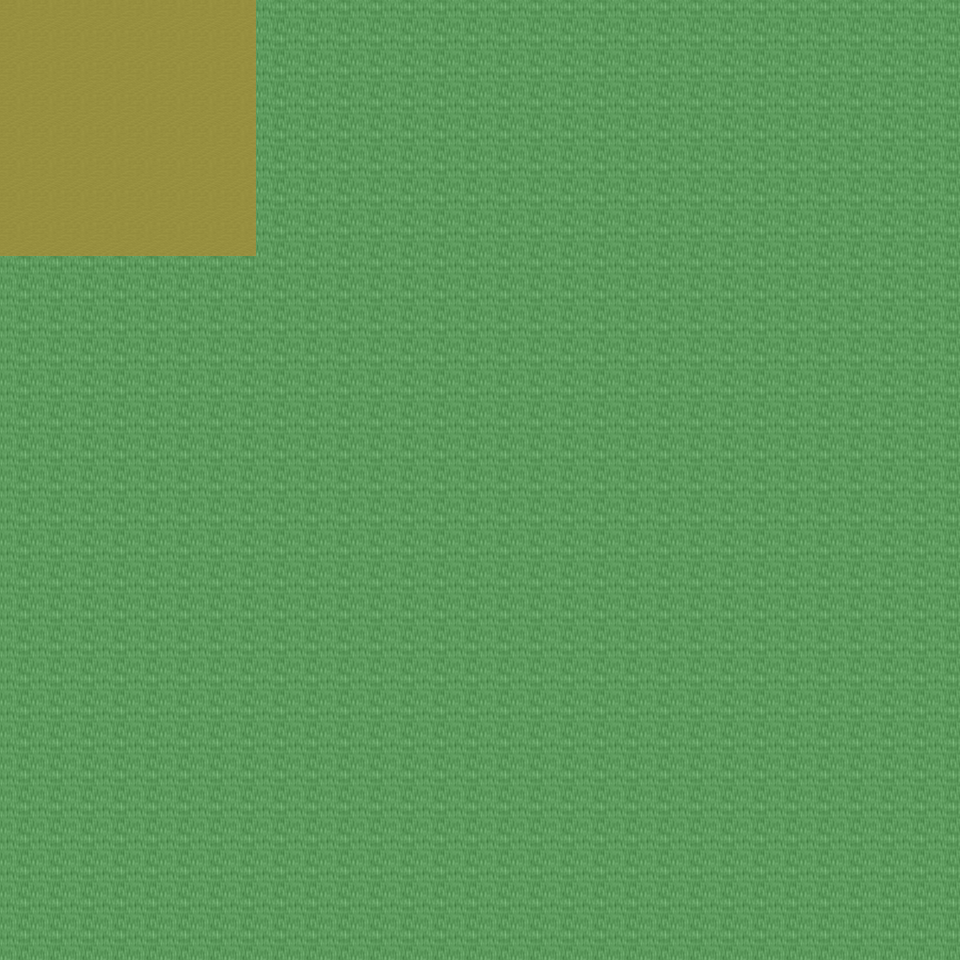

The image is a tile-based game level rendered from a .tmx file. Its description and source (layers, tilesets, objects; grid data summarised) follow:
An orthogonal 30x30 tile map with 32x32 px tiles, 6 tile layers (Ground, Object, Object2, Above, ...), 20 tilesets and 2 objects (2x mapchange).

<map version="1.0" orientation="orthogonal" renderorder="right-down" width="30" height="30" tilewidth="32" tileheight="32" nextobjectid="3">
  <tileset firstgid="1" name="tileset_ground_ground" tilewidth="32" tileheight="32" tilecount="33" columns="3">
    <image source="../drawable/tileset_ground_ground.png" width="96" height="352" />
  </tileset>
  <tileset firstgid="34" name="tileset_ground_grass_edges" tilewidth="32" tileheight="32" tilecount="36" columns="12">
    <image source="../drawable/tileset_ground_grass_edges.png" width="384" height="96" />
  </tileset>
  <tileset firstgid="70" name="tileset_ground_ridge_earth_dark" tilewidth="32" tileheight="32" tilecount="96" columns="12">
    <image source="../drawable/tileset_ground_ridge_earth_dark.png" width="384" height="256" />
  </tileset>
  <tileset firstgid="166" name="tileset_plant_flower_daisy_white" tilewidth="32" tileheight="32" tilecount="8" columns="2">
    <image source="../drawable/tileset_plant_flower_daisy_white.png" width="64" height="128" />
  </tileset>
  <tileset firstgid="174" name="tileset_plant_grasses" tilewidth="32" tileheight="32" tilecount="6" columns="3">
    <image source="../drawable/tileset_plant_grasses.png" width="96" height="64" />
  </tileset>
  <tileset firstgid="180" name="tileset_ground_rock_pebbles" tilewidth="32" tileheight="32" tilecount="3" columns="1">
    <image source="../drawable/tileset_ground_rock_pebbles.png" width="32" height="96" />
  </tileset>
  <tileset firstgid="183" name="tileset_plant_flower_daisy_blue" tilewidth="32" tileheight="32" tilecount="8" columns="2">
    <image source="../drawable/tileset_plant_flower_daisy_blue.png" width="64" height="128" />
  </tileset>
  <tileset firstgid="191" name="tileset_ground_ladder_vertical_dark" tilewidth="32" tileheight="32" tilecount="3" columns="3">
    <image source="../drawable/tileset_ground_ladder_vertical_dark.png" width="96" height="32" />
  </tileset>
  <tileset firstgid="194" name="tileset_item_corpse_huge_animal" tilewidth="32" tileheight="32" tilecount="16" columns="2">
    <image source="../drawable/tileset_item_corpse_huge_animal.png" width="64" height="256" />
  </tileset>
  <tileset firstgid="210" name="tileset_ground_ladder_steps" tilewidth="32" tileheight="32" tilecount="6" columns="3">
    <image source="../drawable/tileset_ground_ladder_steps.png" width="96" height="64" />
  </tileset>
  <tileset firstgid="216" name="tileset_logic_collision" tilewidth="32" tileheight="32" tilecount="1" columns="1">
    <image source="../drawable/tileset_logic_collision.png" width="32" height="32" />
  </tileset>
  <tileset firstgid="217" name="tileset_ground_green_paving" tilewidth="32" tileheight="32" tilecount="18" columns="3">
    <image source="../drawable/tileset_ground_green_paving.png" width="96" height="192" />
  </tileset>
  <tileset firstgid="235" name="tileset_ground_earth_edges" tilewidth="32" tileheight="32" tilecount="18" columns="6">
    <image source="../drawable/tileset_ground_earth_edges.png" width="192" height="96" />
  </tileset>
  <tileset firstgid="253" name="tileset_ground_grass_corners" tilewidth="32" tileheight="32" tilecount="24" columns="6">
    <image source="../drawable/tileset_ground_grass_corners.png" width="192" height="128" />
  </tileset>
  <tileset firstgid="277" name="tileset_plant_tree_tree_darkgreen" tilewidth="32" tileheight="32" tilecount="88" columns="8">
    <image source="../drawable/tileset_plant_tree_tree_darkgreen.png" width="256" height="352" />
  </tileset>
  <tileset firstgid="365" name="tileset_plant_tree_evergreen" tilewidth="32" tileheight="32" tilecount="36" columns="3">
    <image source="../drawable/tileset_plant_tree_evergreen.png" width="96" height="384" />
  </tileset>
  <tileset firstgid="401" name="tileset_building_decoration_rocks" tilewidth="32" tileheight="32" tilecount="6" columns="3">
    <image source="../drawable/tileset_building_decoration_rocks.png" width="96" height="64" />
  </tileset>
  <tileset firstgid="407" name="tileset_plant_bush_bushes" tilewidth="32" tileheight="32" tilecount="10" columns="5">
    <image source="../drawable/tileset_plant_bush_bushes.png" width="160" height="64" />
  </tileset>
  <tileset firstgid="417" name="tileset_plant_bush_various_small" tilewidth="32" tileheight="32" tilecount="9" columns="3">
    <image source="../drawable/tileset_plant_bush_various_small.png" width="96" height="96" />
  </tileset>
  <tileset firstgid="426" name="tileset_ground_dry_grass" tilewidth="32" tileheight="32" tilecount="54" columns="9">
    <image source="../drawable/tileset_ground_dry_grass.png" width="288" height="192" />
  </tileset>
  <layer name="Ground" width="30" height="30">
    <data>[900 cells, 218 non-empty, 2 distinct tile ids]</data>
  </layer>
  <layer name="Object" width="30" height="30">
    <data>[900 cells, 4 non-empty, 2 distinct tile ids]</data>
  </layer>
  <layer name="Object2" width="30" height="30">
    <data>[900 cells, 0 non-empty, 0 distinct tile ids]</data>
  </layer>
  <layer name="Above" width="30" height="30">
    <data>[900 cells, 0 non-empty, 0 distinct tile ids]</data>
  </layer>
  <layer name="Above2" width="30" height="30">
    <data>[900 cells, 0 non-empty, 0 distinct tile ids]</data>
  </layer>
  <layer name="Walkable" width="30" height="30">
    <data>[900 cells, 836 non-empty, 1 distinct tile ids]</data>
  </layer>
  <objectgroup name="MapEvents">
    <object id="1" name="north" type="mapchange" x="0" y="0" width="256" height="32">
      <properties>
        <property name="map" value="0_ados_mountain_n2_w2_x4_y3" />
        <property name="place" value="south" />
      </properties>
    </object>
    <object id="2" name="west" type="mapchange" x="0" y="0" width="32" height="256">
      <properties>
        <property name="map" value="0_ados_mountain_n2_w2_x3_y4" />
        <property name="place" value="east" />
      </properties>
    </object>
  </objectgroup>
</map>
